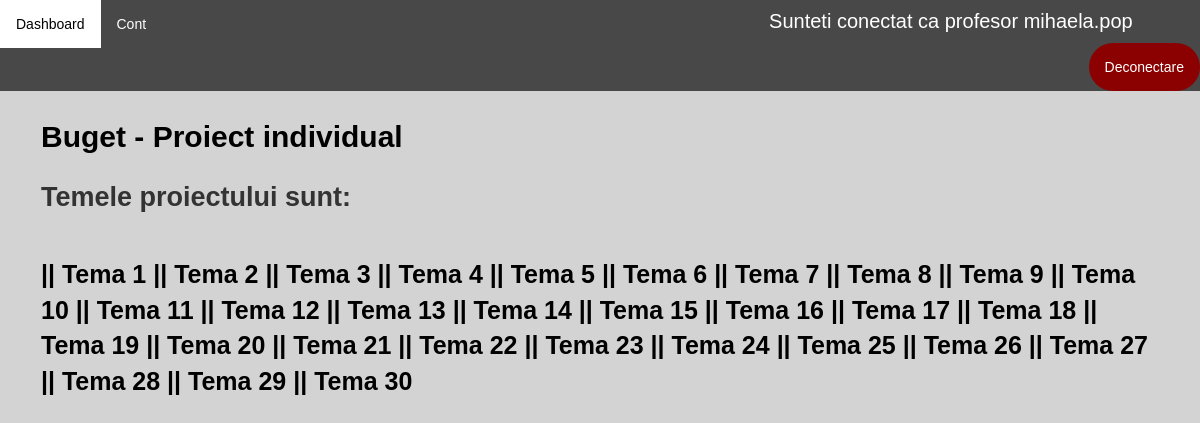
/vizualizare-disciplina/vizualizare-proiecte/proiect/1 (signed in), run on the app's committed database.
### application/models.py (models this page shows)
class Proiect(models.Model):
    id = models.AutoField(primary_key=True)
    nume = models.CharField(max_length=100, unique=False)
    data_inregistrare = models.DateField(auto_now_add=True)
    data_finalizare = models.DateField()
    profesor = models.ForeignKey(Profesor, on_delete=models.CASCADE)
    disciplina = models.ForeignKey(Disciplina, on_delete=models.CASCADE, null=True)
    document = models.CharField(max_length=100, null=True)
    nr_persoane = models.IntegerField(null=True)
    cale = models.CharField(max_length=100, default=None)

class Tema(models.Model):
    id = models.AutoField(primary_key=True)
    nume = models.CharField(max_length=100, unique=False)
    descriere = models.CharField(max_length=500, null=True)
    proiect = models.ForeignKey(Proiect, on_delete=models.CASCADE, unique=False)

### application/decorators.py (the view)
        def wrapper_func(request, *args, **kwargs):
            user_groups = list()
            for group in request.user.groups.all():
                user_groups.append(group.name)
            if allowed_roles[0] in user_groups:
                return view_func(request, *args, **kwargs)
            else:
                return redirect('dashboard')

### application/functions.py (called while the page is built)
def get_user_info(request):
    user = request.user
    user_groups = [group.name for group in user.groups.all()]
    if 'admin' in user_groups:
        user_type = 'admin'
    elif 'studenti' in user_groups:
        user_type = 'student'
    elif 'secretariat' in user_groups:
        user_type = 'secretar'
    else:
        user_type = 'profesor'
    out = {'user': user,
           'user_groups': user_groups,
           'user_type': user_type
           }
    return out

def create_context(request=None, extract_user_info=True):
    if extract_user_info and not request:
        raise ValueError("request must be set if extract_user_info is True")
    out = {}
    if extract_user_info:
        out.update(get_user_info(request))
    return out

### application/views.py (called while the page is built)
@allowed_users(allowed_roles=['profesori'])
@login_required(login_url='login')
def proiect(request, pk):
    proiect = Proiect.objects.get(pk=pk)
    teme = Tema.objects.all().filter(proiect=pk)
    context = create_context(request)
    context['proiect'] = proiect
    context['teme'] = teme
    return render(request, 'application/profesor/proiect.html', context)

### application/templates/application/profesor/proiect.html (shortened to what this page needs)
{% extends 'application/dashboard.html' %}
{% load static %}
{% block article %}
    {% if proiect.nr_persoane > 1 %}
      <b style="color: black; font-size: 30px">{{ proiect.nume }} -  Proiect pe echipe de {{ proiect.nr_persoane }} persoane</b>
    {% else %}
      <b  style="color: black; font-size: 30px">{{ proiect.nume }} -  Proiect individual </b>
    {% endif %}
    <br>
    <br>
    <b style="font-size: 27px;">Temele proiectului sunt:</b>
    <div  style="margin-top: 40px">
                {% for tema in teme %}
                           <a href="{% url 'vizualizareTema' tema.id %}" style="color: black; font-size: 25px"> <b>||  {{ tema.nume }}  </b> </a>
                {% endfor %}
    </div>
{% endblock %}

### application/templates/application/main_layout_application.html (shortened to what this page needs)
{% extends 'main_layout.html' %}
{% load static %}
{% block header %}
    <link rel="stylesheet" href="{% static 'application/css/main_layout_application.css' %}">
        <ul class="topnav">
            <li><a href="{% url 'dashboard' %}">Dashboard</a></li>
            <li><a href="{% url 'account' %}">Cont</a>
            <li style="padding: 7px; color: white; font-size: 20px; margin-left: 600px">Sunteti conectat ca {{ user_type }} {{ request.user.username }}</li>
            <li class="right"><a class="logout" href="{% url 'logout' %}">Deconectare</a></li>
        </ul>
{% endblock %}

### application/static/application/css/main_layout_application.css (style rules this page uses)
body { font-family: Arial, Helvetica, sans-serif; }
body { margin: 0; background-color: lightgray; font-family: Arial, Helvetica, sans-serif; }
ul.topnav { list-style-type: none; margin: 0; padding: 0; overflow: hidden; background-color: #484848; }
ul.topnav li { float: left; }
ul.topnav li a { display: block; color: white; text-align: center; padding: 14px 16px; text-decoration: none; }
ul.topnav li.right { background-color: darkred; float: right; border-radius: 50px; }

### data on the page
Proiect: nume "Buget"
Tema: nume "Tema 1"
Tema: nume "Tema 2"
Tema: nume "Tema 3"
Tema: nume "Tema 4"
Tema: nume "Tema 5"
Tema: nume "Tema 6"
Tema: nume "Tema 7"
Tema: nume "Tema 8"
Tema: nume "Tema 9"
Tema: nume "Tema 10"
Tema: nume "Tema 11"
Tema: nume "Tema 12"
Tema: nume "Tema 13"
Tema: nume "Tema 14"
Tema: nume "Tema 15"
Tema: nume "Tema 16"
Tema: nume "Tema 17"
Tema: nume "Tema 18"
Tema: nume "Tema 19"
Tema: nume "Tema 20"
Tema: nume "Tema 21"
Tema: nume "Tema 22"
Tema: nume "Tema 23"
Tema: nume "Tema 24"
Tema: nume "Tema 25"
Tema: nume "Tema 26"
Tema: nume "Tema 27"
Tema: nume "Tema 28"
Tema: nume "Tema 29"
Tema: nume "Tema 30"

### other printed values
{{ user_type }} "profesor"
{{ request.user.username }} "mihaela.pop"
